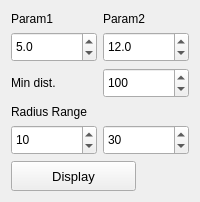
             <widget class="QWidget" name="tab_11">
              <attribute name="title">
               <string>Hough</string>
              </attribute>
              <layout class="QGridLayout" name="gridLayout">
               <item row="0" column="1">
                <widget class="QLabel" name="label_21">
                 <property name="minimumSize">
                  <size>
                   <width>0</width>
                   <height>15</height>
                  </size>
                 </property>
                 <property name="maximumSize">
                  <size>
                   <width>16777215</width>
                   <height>15</height>
                  </size>
                 </property>
                 <property name="text">
                  <string>Param2</string>
                 </property>
                </widget>
               </item>
               <item row="1" column="0">
                <widget class="QDoubleSpinBox" name="param1_spinbox">
                 <property name="minimumSize">
                  <size>
                   <width>0</width>
                   <height>30</height>
                  </size>
                 </property>
                 <property name="maximumSize">
                  <size>
                   <width>16777215</width>
                   <height>30</height>
                  </size>
                 </property>
                 <property name="decimals">
                  <number>1</number>
                 </property>
                 <property name="maximum">
                  <double>1000.000000000000000</double>
                 </property>
                 <property name="singleStep">
                  <double>0.500000000000000</double>
                 </property>
                 <property name="value">
                  <double>5.000000000000000</double>
                 </property>
                </widget>
               </item>
               <item row="1" column="1">
                <widget class="QDoubleSpinBox" name="param2_spinbox">
                 <property name="minimumSize">
                  <size>
                   <width>0</width>
                   <height>30</height>
                  </size>
                 </property>
                 <property name="maximumSize">
                  <size>
                   <width>16777215</width>
                   <height>30</height>
                  </size>
                 </property>
                 <property name="decimals">
                  <number>1</number>
                 </property>
                 <property name="maximum">
                  <double>1000.000000000000000</double>
                 </property>
                 <property name="singleStep">
                  <double>0.500000000000000</double>
                 </property>
                 <property name="value">
                  <double>12.000000000000000</double>
                 </property>
                </widget>
               </item>
               <item row="0" column="0">
                <widget class="QLabel" name="label_22">
                 <property name="minimumSize">
                  <size>
                   <width>0</width>
                   <height>15</height>
                  </size>
                 </property>
                 <property name="maximumSize">
                  <size>
                   <width>16777215</width>
                   <height>15</height>
                  </size>
                 </property>
                 <property name="text">
                  <string>Param1</string>
                 </property>
                </widget>
               </item>
               <item row="3" column="0">
                <widget class="QLabel" name="label_2">
                 <property name="minimumSize">
                  <size>
                   <width>0</width>
                   <height>15</height>
                  </size>
                 </property>
                 <property name="maximumSize">
                  <size>
                   <width>16777215</width>
                   <height>15</height>
                  </size>
                 </property>
                 <property name="text">
                  <string>Min dist.</string>
                 </property>
                </widget>
               </item>
               <item row="5" column="1">
                <widget class="QSpinBox" name="max_radius_spinbox">
                 <property name="minimumSize">
                  <size>
                   <width>0</width>
                   <height>30</height>
                  </size>
                 </property>
                 <property name="maximumSize">
                  <size>
                   <width>16777215</width>
                   <height>30</height>
                  </size>
                 </property>
                 <property name="maximum">
                  <number>1000</number>
                 </property>
                 <property name="value">
                  <number>30</number>
                 </property>
                </widget>
               </item>
               <item row="5" column="0">
                <widget class="QSpinBox" name="min_radius_spinbox">
                 <property name="minimumSize">
                  <size>
                   <width>0</width>
                   <height>30</height>
                  </size>
                 </property>
                 <property name="maximumSize">
                  <size>
                   <width>16777215</width>
                   <height>30</height>
                  </size>
                 </property>
                 <property name="maximum">
                  <number>1000</number>
                 </property>
                 <property name="value">
                  <number>10</number>
                 </property>
                </widget>
               </item>
               <item row="4" column="0" colspan="2">
                <widget class="QLabel" name="label_20">
                 <property name="minimumSize">
                  <size>
                   <width>0</width>
                   <height>15</height>
                  </size>
                 </property>
                 <property name="maximumSize">
                  <size>
                   <width>16777215</width>
                   <height>15</height>
                  </size>
                 </property>
                 <property name="text">
                  <string>Radius Range</string>
                 </property>
                </widget>
               </item>
               <item row="6" column="0" colspan="2">
                <widget class="QPushButton" name="display_hough_button">
                 <property name="minimumSize">
                  <size>
                   <width>125</width>
                   <height>30</height>
                  </size>
                 </property>
                 <property name="maximumSize">
                  <size>
                   <width>125</width>
                   <height>30</height>
                  </size>
                 </property>
                 <property name="font">
                  <font>
                   <pointsize>10</pointsize>
                  </font>
                 </property>
                 <property name="styleSheet">
                  <string notr="true"/>
                 </property>
                 <property name="text">
                  <string>Display</string>
                 </property>
                </widget>
               </item>
               <item row="3" column="1">
                <widget class="QSpinBox" name="min_dist_spinbox">
                 <property name="minimumSize">
                  <size>
                   <width>0</width>
                   <height>30</height>
                  </size>
                 </property>
                 <property name="maximumSize">
                  <size>
                   <width>16777215</width>
                   <height>30</height>
                  </size>
                 </property>
                 <property name="maximum">
                  <number>10000</number>
                 </property>
                 <property name="value">
                  <number>100</number>
                 </property>
                </widget>
               </item>
              </layout>
             </widget>
